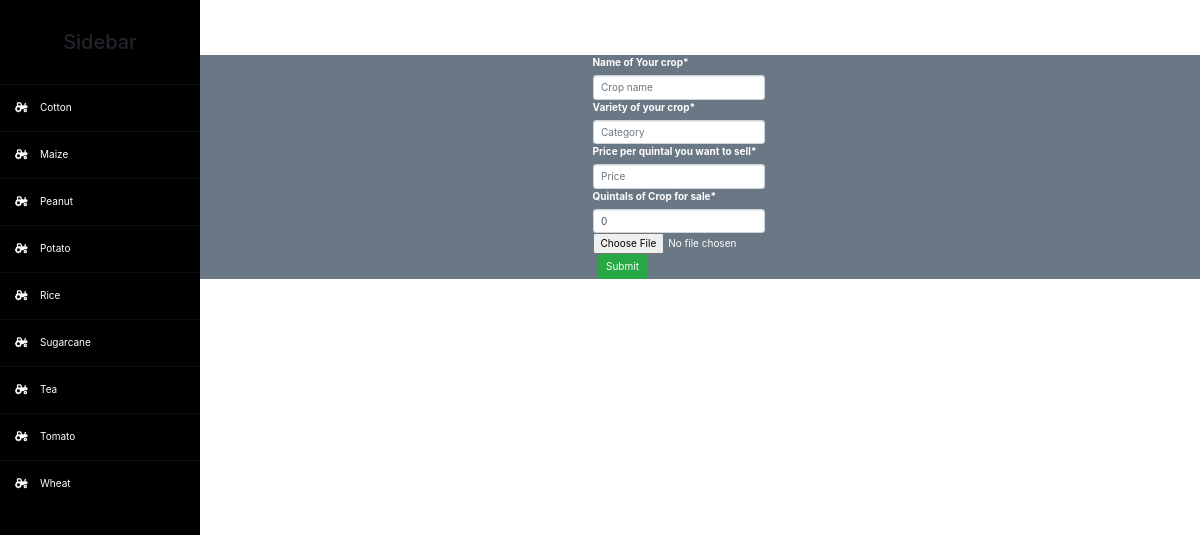
/farmer/9/crop, run on the app's committed database.
### FarmerApp/models.py (models this page shows, shortened)
class CropFilter(models.Model):
    name = models.CharField(max_length=200,db_index=True)
    slug = models.SlugField(max_length=200,unique=True)
    class Meta:
        ordering = ('name',)
        verbose_name = 'filter'
        verbose_name_plural = 'filters'

### FarmerApp/views.py (the view)
# urls.py: path('farmer/<int:id>/crop',views.CropCreate, name="crop_add"),
def CropCreate(request, id):
    filter1 = CropFilter.objects.get(pk=id)
    userr = request.user
    filter = CropFilter.objects
    print(filter1.name)
    print(type(userr))
    if request.method == 'POST':
        form = CropForm(request.POST,request.FILES)
        if form.is_valid():
            crops = Crops()
            crops.farmer = Farmer.objects.get(username=userr.username)
            crops.category=filter1
            crops.slug = form.cleaned_data['name']
            crops.name = form.cleaned_data['name']
            crops.c_type = form.cleaned_data['c_type']
            crops.price = form.cleaned_data['price']
            crops.quantity = form.cleaned_data['quantity']
            crops.photo = form.cleaned_data['photo']
            crops.save()
            return redirect('farmer_home')
    else:
        form=CropForm()
    return render(request,'FarmerApp/Farmerf.html',{'filters':filter1,'form':form,'filter':filter})

### FarmerApp/context_processors.py (called while the page is built)
def cart(request):
    return {'cart': Cart(request)}

def cart1(request):
    return {'cart1': Cart1(request)}

### FarmerApp/templates/FarmerApp/Farmerf.html (shortened to what this page needs)
{% load static %}
<!DOCTYPE html>
<html lang="en">
<head>
    {% load crispy_forms_tags %}
    <link href="/docs/4.5/dist/css/bootstrap.min.css" rel="stylesheet">
    <link rel="stylesheet" href="https://stackpath.bootstrapcdn.com/bootstrap/4.5.0/css/bootstrap.min.css">
    <link rel="stylesheet" href="https://maxcdn.bootstrapcdn.com/bootstrap/4.0.0-alpha.2/css/bootstrap.min.css">
    <link href={% static "css/crop.css" %} rel="stylesheet">
</head>
<body>
    <div class="wrapper">
        <div class="sidebar">
            <h2>Sidebar</h2>
            <ul>
                {% for f in filter.all  %}
                <li><a href="{% url 'crop_add' f.id %}" > <i class="fas fa-tractor"></i>{{ f.name }}</a></li>
                {% endfor %}
            </ul>
        </div>
        <div class="main_content">
            <h2 class="header" style="text-align: center; color: white;"><b>Add a New Crop</b></h2>
            <div class="info">
                {% if filters.name %}
                <h3 style="text-align: center; color: white;"><b>{{ filters.name }}</b></h3>
                              <div class="myform container">
                              <form method="POST" novalidate enctype= "multipart/form-data">
                                <div class="form-row">
                                    {{ form.name|as_crispy_field }}
                                </div>
                                <div class="form-row">
                                    {{ form.c_type|as_crispy_field }}
                                </div>
                                <div class="form-row">
                                    {{ form.price|as_crispy_field }}
                                </div>
                                <div class="form-row">
                                    {{ form.quantity|as_crispy_field }}
                                </div>
                                <div class="form-row">
                                    {{ form.photo }}
                                </div>
                                    <button type="submit" class="btn btn-success">Submit</button>
                                    </form>
                                <br>
                                <br>
                          </div>
                          {% endif %}
            </div>
        </div>
    </div>
</body>
</html>

### FarmerApp/static/css/crop.css (style rules this page uses)
.myform { background: rgba(44,62,80,0.7); display: flex; justify-content: center; align-content: flex-end; margin-left: auto; margin-right: auto; color: white; }
body { background-image: url("images/newcrop.jpg"); background-repeat: no-repeat; background-size:cover; }

### FarmerApp/templates/FarmerApp/Farmerf.html (style rules this page uses)
* { margin:0; padding:0; box-sizing: border-box; list-style: none; text-decoration: none; }
.wrapper { display: flex; position: relative; }
.wrapper .sidebar { position: fixed; width:200px; height:100%; background: black; padding: 30px 0; }
.wrapper .sidebar h2 { text-align: center; margin-bottom: 30px; }
.wrapper .sidebar ul li { padding:15px; border-bottom: 1px solid rgba(0,0,0,0.05); border-top: 1px solid rgba(225,225,225,0.05); }
.wrapper .sidebar ul li a { color:white; display: block; }
.wrapper .sidebar ul li a .fas { width:25px; }
.wrapper .main_content { width:100%; margin-left:200px; z-index: 1; }

### data on the page
CropFilter: name "Cotton"
CropFilter: name "Maize"
CropFilter: name "Peanut"
CropFilter: name "Potato"
CropFilter: name "Rice"
CropFilter: name "Sugarcane"
CropFilter: name "Tea"
CropFilter: name "Tomato"
CropFilter: name "Wheat"
